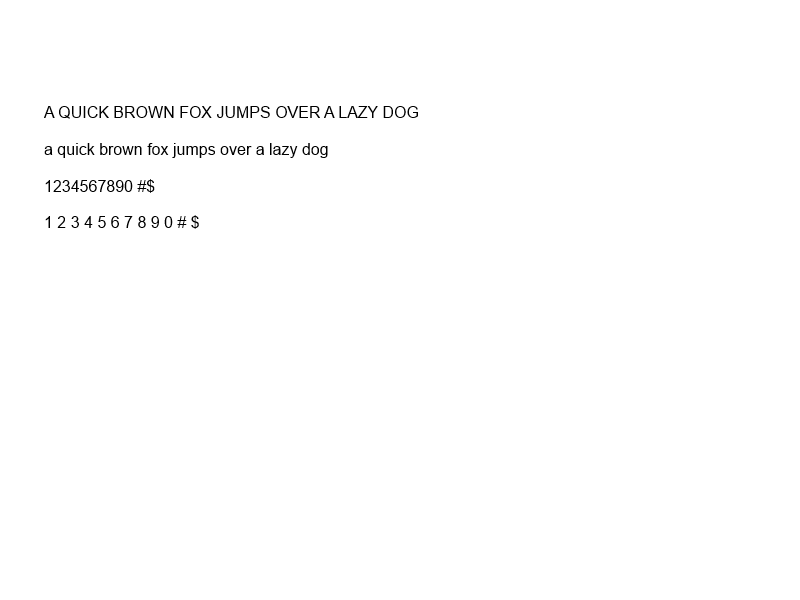
%> input picture OCRDemoMatlab-master/sentence.bmp, 800 x 600 px
$ octave TEST.m   (GNU Octave 9; MATLAB toolbox functions it lacks are replaced by stand-ins)
%> lines starting %> are read from the running program, lines starting %| are printed output that depends on the picture; in (x1, y1, x2, y2) boxes, pixels count from 0 and x2, y2 are one past the last pixel; in counts of white or black regions, pixels touching at a corner belong together; the program's own positions count from 1
### OCRDemoMatlab-master/OCR.m
function str=OCR(imagen)
% OCR (Optical Character Recognition).
warning off %#ok<WNOFF>
close all
% READ THE IMAGE
%imagen=imread('sentence.bmp');

% SHOW IMAGE
imagen1 = imagen;
figure,imshow(imagen1);
title('INPUT IMAGE WITH NOISE')
% Convert to gray scale
%if size(imagen,3)==3 %RGB image
%    imagen=rgb2gray(imagen);
%end

% CONVERT THE IMAGE TO GRAYSCALE FOR EASIER READING
threshold = graythresh(imagen);
imagen =~im2bw(imagen,threshold);
imagen2 = imagen;
figure,imshow(imagen2);
word=[ ];
str=string(100);
i=1;
re=imagen;


fid = fopen('text.txt', 'wt');  %OPEN TEXT FILE FOR THE OUTPUT
load templates                  %LOAD THE TEMPLATES OF THE LETTERS
global templates
num_letras=size(templates,2);   %Compute the number of letters in template file
while 1
    %'lines_crop':SPLITS THE WHOLE PIC INTO LINES
    [fl re]=lines_crop(re);     %fl= first line, re= remaining image
    imgn=fl;
    n=0;
%     figure,imshow(fl);pause(0.5)%SHOWS EACH LINE
    spacevector = [];           %TOTAL NMBER OF SPACES
    rc = fl;

    while 1
        %'letter_crop' SEPARATES EACH LETTER FROM THE IMAGE
       [fc rc space]=letter_crop(rc);  %fc =  first letter in the line
                                       %rc =  remaining cropped line
                                       %space = space between the letter
                                       %   cropped and the next letter

       %figure,imshow(fc);pause(0.5)   %SHOW LETTERS ONE BY ONE
       img_r = imresize(fc,[42 24]);   %RESIZE FOR CORRELATION
       n = n + 1;
       spacevector(n)=space;

       %'read_letter' CORRELATION IS DONE TO FIND THE CORRECT LETTER
       %given in the folder 'letters_numbers'
       letter = read_letter(img_r,num_letras);
       word = [word letter];            %LETTER CONCATENATION

       if isempty(rc)  %breaks loop when there are no more characters
           break;
        end
    end

    max_space = max(spacevector);
    no_spaces = 0;                      %NUMBER OF SPACES

     for x= 1:n                         %LOOP TO FIND SPACES BETWEEN CHARACTERS
       if spacevector(x+no_spaces)> (0.75 * max_space)
          no_spaces = no_spaces + 1;
            for m = x:n
              word(n+x-m+no_spaces)=word(n+x-m+no_spaces-1);
            end
           word(x+no_spaces) = ' ';
           spacevector = [0 spacevector];
       end
     end

    fprintf(fid,'%s\n',word);       %WRITE WORD READ INTO TEXT FILE
    str(i)=word;
    i=i+1;
    word=[ ];
    %BREAK LOOP WHEN SENTENCE ENDS
    if isempty(re)  %See variable 're' in Fcn 'lines'
        break
    end
end
fclose(fid);
% winopen('text.txt')                 %OPEN THE TEXT FILE TO DISPLAY
end

### OCRDemoMatlab-master/lines_crop.m
%function lines%
%
function [fl re]=lines_crop(im_texto)
% [14 lines of commented-out code are left out]
im_texto=clip(im_texto);
num_filas=size(im_texto,1);
for s=1:num_filas
    if sum(im_texto(s,:))==0
        nm=im_texto(1:s-1, :); % First line matrix
        %pause(1);
        rm=im_texto(s:end, :);% Remain line matrix
        %pause(1);
        fl = clip(nm);
        pause(1);
        re=clip(rm);
        %*-*-*Uncomment lines below to see the result*-*-*-*-
               %subplot(2,1,1);imshow(fl);
               %subplot(2,1,2);imshow(re);
        break
    else
        fl=im_texto;%Only one line.
        re=[ ];
    end
end
%subplot(3,1,1);imshow(im_texto);title('INPUT IMAGE')
%subplot(3,1,2);imshow(fl);title('FIRST LINE')
%subplot(3,1,3);imshow(re);title('REMAIN LINES')

function img_out=clip(img_in)
[f c]=find(img_in);
img_out=img_in(min(f):max(f),min(c):max(c));

### OCRDemoMatlab-master/TEST.m
clc
clear all
close all

[file,path] = uigetfile({'*.bmp;*.png'});
%> the answer given: sentence.bmp
if isequal(file,0)
   disp('User selected Cancel')
else
    imagen=imread(file);
%> imagen: size 600x800 uint8; min 0, max 16, mean 15.9
%     imagen = imflatfield(imagen,30);
%     imagen=imsharpen(imagen);
    unstr=OCR(imagen);
%> in OCR, `threshold = graythresh(imagen);`: threshold = 0.0353
%> in OCR, `imagen =~im2bw(imagen,threshold);`:
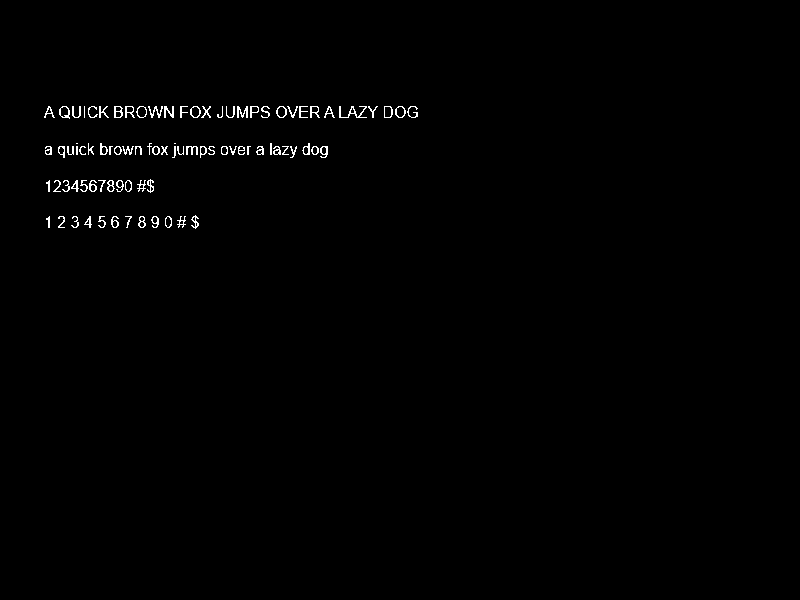
%> imagen: size 600x800 logical; 0.7% white in thin lines or dots, all inside (x1, y1, x2, y2) = (44, 106, 418, 229)
%> the loop in OCR, `while 1` made 1 pass
%> max_space on pass 1: 6
%> pass 1, in clip, `img_out=img_in(min(f):max(f),min(c):max(c));`:
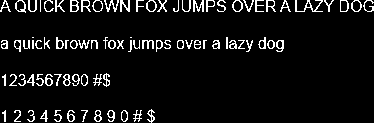
%> img_out: size 123x374 logical; 7.3% white in thin lines or dots
%> pass 1, in OCR, `[fl re]=lines_crop(re);`:
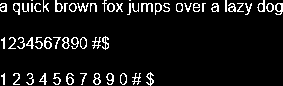
%> re: size 86x283 logical; 8.1% white in thin lines or dots
%> the run ends on the next line
